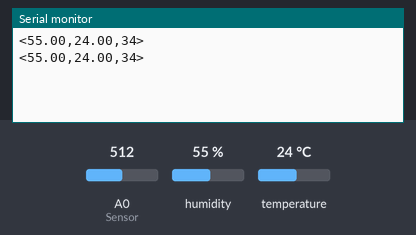
Simulated run of this sketch. Board: Arduino Uno, built with avr-gcc and run on an emulated ATmega328P. Parts: the last lines printed to the serial monitor. Inputs (shaded band) come from the test bench; at power-on: A0 (Sensor) = 512, humidity 55 %, temperature 24 °C.

Above: at 5.8 s.
5.9 s: A0 (Sensor) set to 609
At 9.4 s:
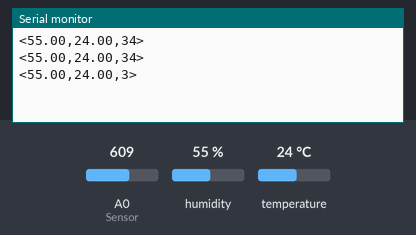
10.1 s: A0 (Sensor) set to 625
At 12.5 s:
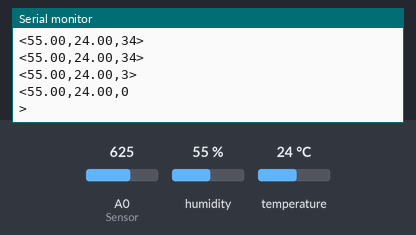

The sketch:

sensors.ino.ino
```cpp
// First we include the libraries
#include <OneWire.h>
#include <DallasTemperature.h>
#include <DHT.h>

//DHT HUMIDTY&TEMP


//Constants
#define DHTPIN 7     // what pin we're connected to
#define DHTTYPE DHT22   // DHT 22  (AM2302)
DHT dht(DHTPIN, DHTTYPE); //// Initialize DHT sensor for normal 16mhz Arduino


//Variables
int chk;
float hum;  //Stores humidity value
float temp; //Stores temperature value


//MOISNTURE sensor variables
const int AirValue = 620;   //you need to replace this value with Value_1
const int WaterValue = 310;  //you need to replace this value with Value_2
int soilMoistureValue = 0;
int soilmoisturepercent=0;
int soilmoistureLow=0;
int soilmoistureHigh=100;

// Data wire for thermal sensor  pin 2 on the Arduino
#define ONE_WIRE_BUS 2

// Setup a oneWire instance to communicate with any OneWire devices
// (not just Maxim/Dallas temperature ICs)
OneWire oneWire(ONE_WIRE_BUS);

// Pass our oneWire reference to Dallas Temperature.
DallasTemperature sensors(&oneWire);
/********************************************************************/
void setup(void)
{
 // start serial port
 Serial.begin(9600);

 // Start up the library
 sensors.begin();

  dht.begin();
}
void loop(void)
{
//*******************DHT READINGS
   delay(2000);
    //Read data and store it to variables hum and temp
    hum = dht.readHumidity();
    temp= dht.readTemperature();
    //Print temp and humidity values to serial monitor
    Serial.print("<");
    Serial.print(hum);
    Serial.print(",");
    Serial.print(temp);


//************************ MOSITURE
soilMoistureValue = analogRead(A0);  //put Sensor insert into soil
soilmoisturepercent = map(soilMoistureValue, AirValue, WaterValue, 0, 100);
if(soilmoisturepercent >= 100)
{
  Serial.print(",");

  Serial.println(soilmoistureHigh);
}
else if(soilmoisturepercent <=0)
{
  Serial.print(",");

  Serial.println(soilmoistureLow);
}
else if(soilmoisturepercent >0 && soilmoisturepercent < 100)
{
  Serial.print(",");
  Serial.print(soilmoisturepercent);

}
Serial.println(">");

  delay(1000);

  //**************************************THERMAL
 // call sensors.requestTemperatures() to issue a global temperature
 // request to all devices on the bus
/********************************************************************/
//
// sensors.requestTemperatures(); // Send the command to get temperature readings
//
///********************************************************************/
// Serial.print("THERMAL Temperature is: ");
// Serial.print(sensors.getTempCByIndex(0)); // Why "byIndex"?
//   // You can have more than one DS18B20 on the same bus.
//   // 0 refers to the first IC on the wire
//   delay(1000);
//    Serial.println("");
//


}
```

Measured:
- the behaviour switches between 616 and 617 on A0 (Sensor) (found by bisection; images 1 and 2)
- after the input at 5.9 s, the serial monitor: prints a new line after 2.1 s (image 1)
- after the input at 10.1 s, the serial monitor: prints a new line after 0.94 s (image 2)
